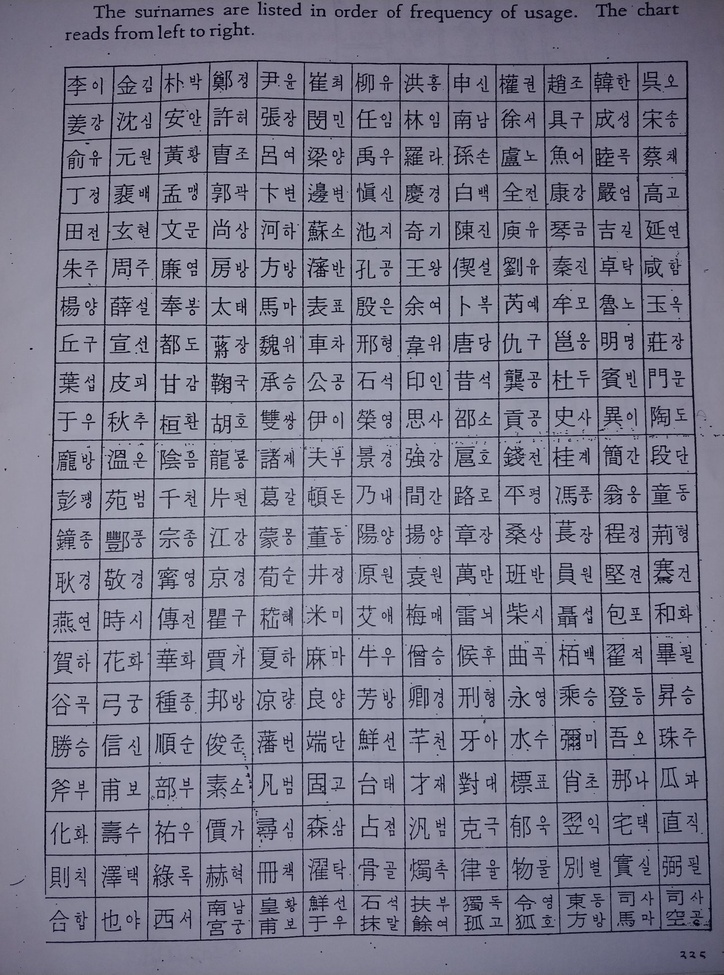
#> input picture KoreanExtraCredit/pic.jpg, 724 x 975 px, shrunk from 1296 x 1746 before the run
$ python run.py
#> lines starting #> are read from the running program, lines starting #| are printed output that depends on the picture; after the words box and inside, x2 and y2 are one past the last pixel; in counts of white or black regions, pixels touching at a corner belong together
import cv2
import numpy as np

img = cv2.imread('pic.jpg')
#> img is the input picture: shape (975, 724, 3); mean B, G, R 143.4, 125.5, 126.2
gray = cv2.cvtColor(img,cv2.COLOR_BGR2GRAY)
edges = cv2.Canny(gray,50,150,apertureSize = 3)
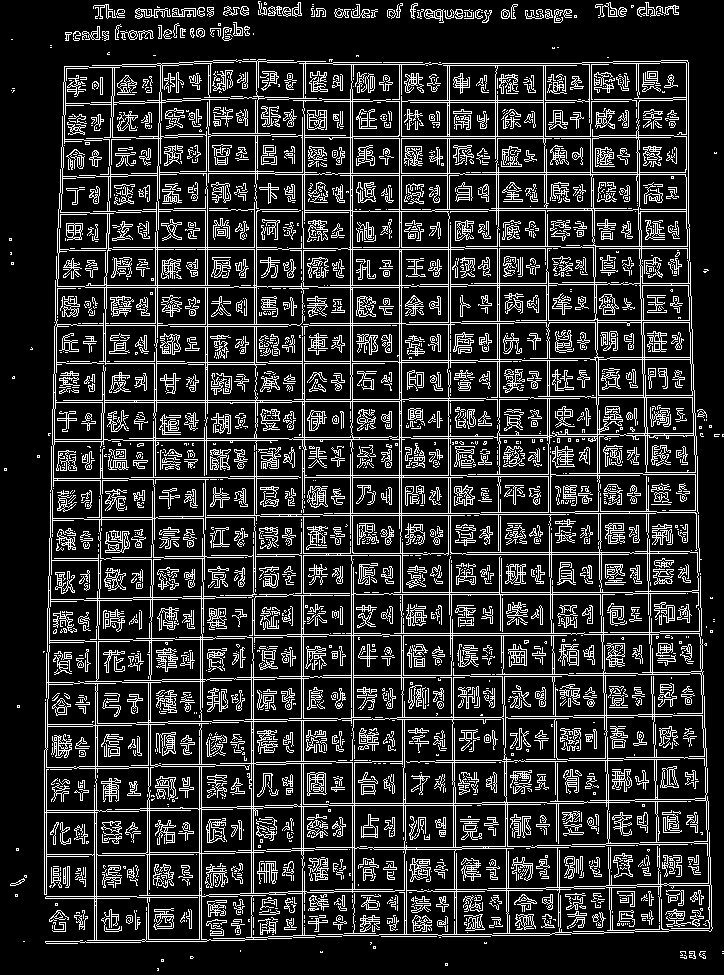
#> edges: shape (975, 724); 17.4% white in thin lines or dots

lines = cv2.HoughLines(edges,1,np.pi/180,200)
for i in range(14):
    for rho,theta in lines[i]:
        a = np.cos(theta)
        b = np.sin(theta)
        x0 = a*rho
        y0 = b*rho
        x1 = int(x0 + 10000*(-b))
        y1 = int(y0 + 10000*(a))
        x2 = int(x0 - 10000*(-b))
        y2 = int(y0 - 10000*(a))

        cv2.line(img,(x1,y1),(x2,y2),(0,0,255),2)
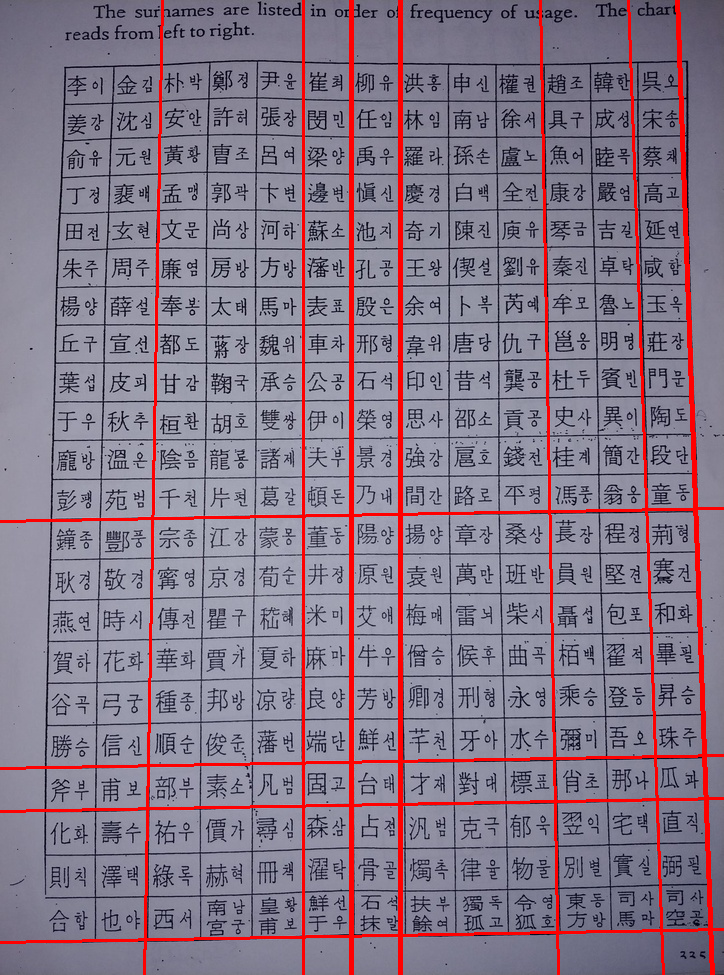
#> img: shape (975, 724, 3); 4.92% of pixels changed, all inside (x1, y1, x2, y2) = (0, 0, 724, 975)

cv2.imwrite('houghlines3.jpg',img)
